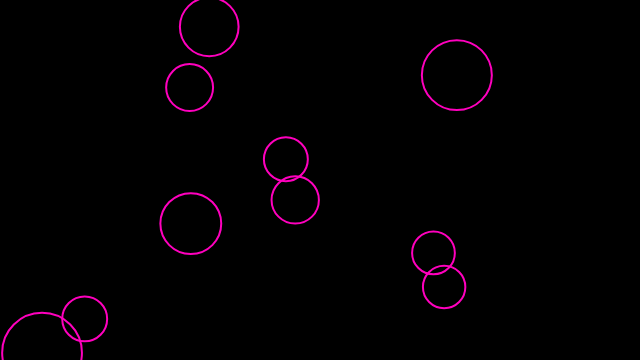
Frame 1 (no input)
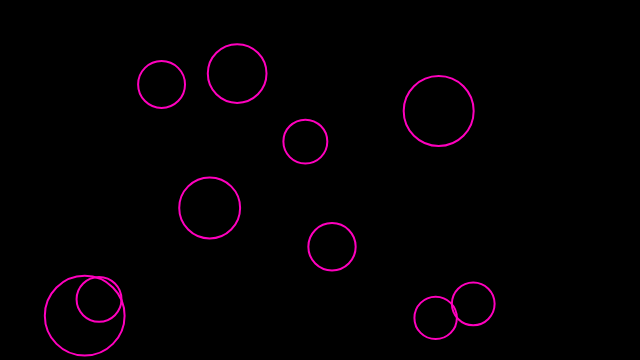
Frame 60 (no input)
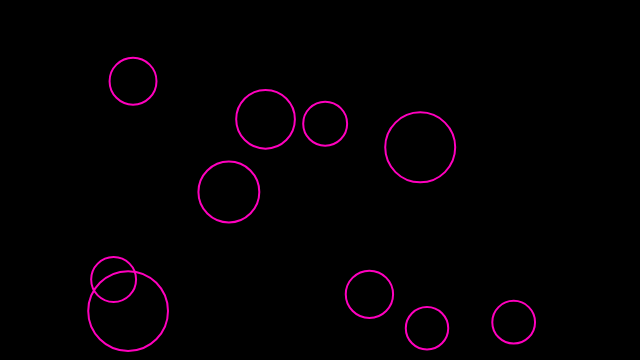
Frame 120 (the mouse pressed at the canvas centre since frame 60)

The p5.js sketch that drew these frames (run headless with seeded random() and noise() and a simulated clock; from frame 60 on, the mouse is pressed at the canvas centre):

// p5.js sketch
// ── sketch.js
let bubble = [];

  function setup(){
    createCanvas(640, 360);
    for(let i = 0; i < 10; i++){
      bubble[i] = new Bubble(random(width), random(height), random(20, 40));
    }
    // for(let i = 0; i < 3; i++){
    //   let b = new Bubble(random(width), random(height), random(20, 40));
    //   bubble.push(b);
    // }

  }

  function mousePressed(){
    for(let i = bubble.length-1; i >= 0; i--){
      if(bubble[i].rollOver(mouseX, mouseY)){
        bubble.splice(i, 1);
      }
    }
    // print(bubble.isRollOver);
  }

  function draw(){
    background(0);

    // for(let b of bubble){//enhanced loop in JS!!!!!
    //   b.move();
    //   b.show();
    //   b.bounce();
    // }

    for(let i = 0; i < bubble.length; i++){
      bubble[i].move();
      bubble[i].show();
      bubble[i].bounce();
      bubble[i].rollOver(mouseX, mouseY);
    }
  }


class Bubble{
  constructor(_x, _y, EachRadius){
    this.radius = EachRadius;
    this.x = _x;
    this.y = _y;
    this.speedX = random(-1, 1);
    this.speedY = random(-1, 1);
    this.col = color(255, 0, 190, 0);
  }

  rollOver(mx, my){
    let d = dist(mx, my, this.x, this.y);
    if(d < this.radius){
      this.changeCol(127);
      return true;
    }else{
      this.changeCol(0);
      return false;
    }
  }

  changeCol(alpha){
      this.col = color(255, 0, 190, alpha);
  }

  move(){
      this.x = this.x + this.speedX;
      this.y = this.y + this.speedY;
  }

  show(){
    stroke(255);
      strokeWeight(2);
      fill(this.col);
      stroke(255, 0, 190);
      ellipse(this.x, this.y, this.radius*2, this.radius*2);
      // line(this.x, this.y, mouseX, mouseY);
  }

  bounce(){
    if(this.x > width - this.radius){
      this.x = width - this.radius;
      this.speedX = this.speedX * -1;
    }
    if(this.x < this.radius){
      this.x = this.radius;
      this.speedX = this.speedX * -1;
    }

    if(this.y > height - this.radius){
      this.y = height - this.radius
      this.speedY = this.speedY * -1;
    }
    if(this.y < this.radius){
      this.y = this.radius;
      this.speedY = this.speedY * -1;
    }
  }
}
